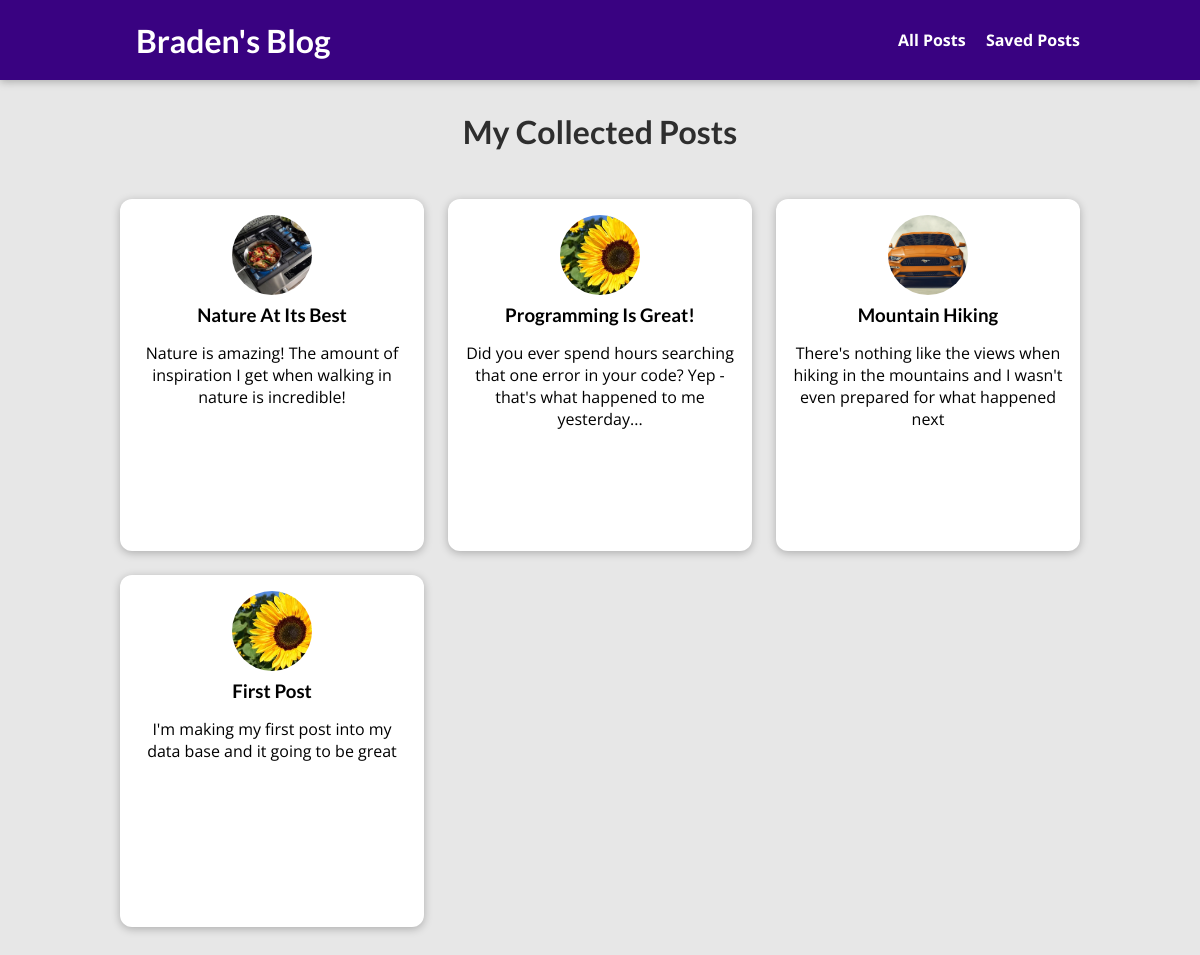
Before: /posts with the older database file.
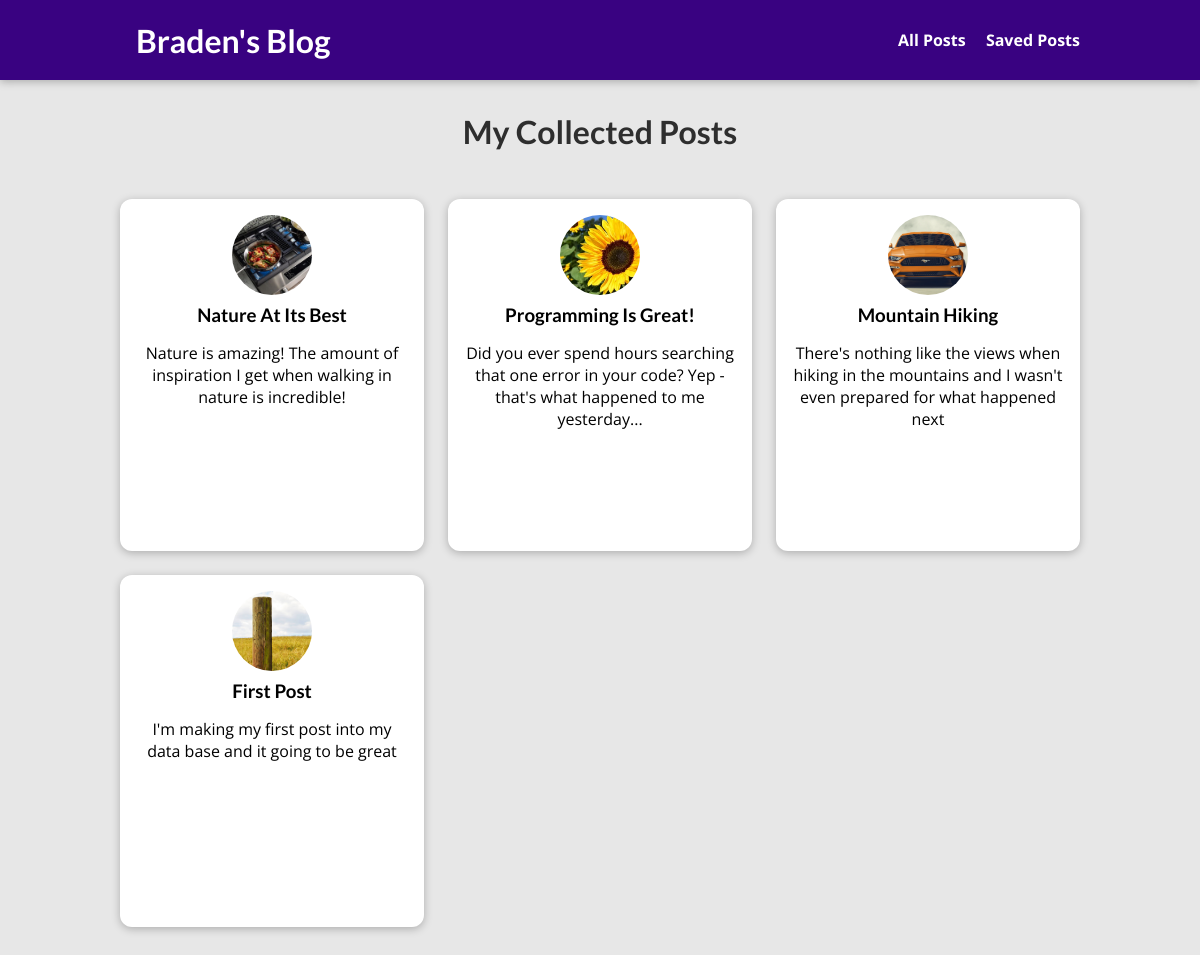
After: the same page with the newer database file.
### blog/models.py (models this page shows, shortened)
class Post(models.Model):
    title               = models.CharField(max_length=128, null=False)
    excerpt             = models.CharField(max_length=256, null=False)
    image               = models.ImageField(upload_to="posts", null=True)
    date_created        = models.DateTimeField(auto_now_add=True)
    date_last_modified  = models.DateTimeField(auto_now=True)
    slug                = models.SlugField(unique=True, db_index=True)
    content             = models.TextField(validators=[MinLengthValidator(16)])
    author              = models.ForeignKey(Author, on_delete=models.SET_NULL, null=True, related_name="posts")
    tags                = models.ManyToManyField(Tag, related_name="posts")

### blog/views.py (the view)
# urls.py: path("posts", views.AllPostsView.as_view(), name="posts-page"),
class AllPostsView(ListView):
    template_name = "blog/all-posts.html"
    model = Post
    ordering = ["-date_created"]
    context_object_name = "posts"

### blog/templates/blog/all-posts.html (shortened to what this page needs)
{% extends "base.html" %}
{% load static %}
{% block css_files %}
    <link rel="stylesheet" href="{% static "blog/all-posts.css" %}" />
    <link rel="stylesheet" href="{% static "blog/post.css" %}" />
{% endblock %}
{% block content %}
<section id="all-posts">
    <h2>My Collected Posts</h2>
    <ul>
        {% for post in posts %}
            {% include "blog/includes/post.html" %}
        {% endfor %}
    </ul>
</section>
{% endblock %}

### blog/templates/blog/includes/post.html (shortened to what this page needs)
<li>
    <article class="post">
        <a href="{% url "post-detail-page" post.slug %}">
            <img src="{{ post.image.url }}" alt="{{ post.title }}" />
            <div class="post__content">
                <h3>{{ post.title }}</h3>
                <p>
                    {{ post.excerpt}}
                </p>
            </div>
        </a>
    </article>
</li>

Changed rows visible on the page:
changed Post "First Post": image: a different picture
